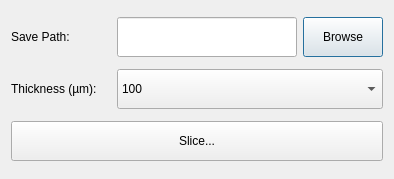
<?xml version="1.0" encoding="UTF-8"?>
<ui version="4.0">
 <class>SliceDialog</class>
 <widget class="QDialog" name="SliceDialog">
  <property name="geometry">
   <rect>
    <x>0</x>
    <y>0</y>
    <width>394</width>
    <height>179</height>
   </rect>
  </property>
  <property name="windowTitle">
   <string>Slice</string>
  </property>
  <layout class="QGridLayout" name="gridLayout">
   <item row="0" column="0">
    <widget class="QLabel" name="label">
     <property name="minimumSize">
      <size>
       <width>0</width>
       <height>40</height>
      </size>
     </property>
     <property name="toolTip">
      <string>保存路径</string>
     </property>
     <property name="text">
      <string>Save Path:</string>
     </property>
    </widget>
   </item>
   <item row="0" column="1">
    <widget class="QLineEdit" name="lineEditPath">
     <property name="minimumSize">
      <size>
       <width>0</width>
       <height>40</height>
      </size>
     </property>
     <property name="toolTip">
      <string>保存路径</string>
     </property>
     <property name="readOnly">
      <bool>true</bool>
     </property>
    </widget>
   </item>
   <item row="0" column="2">
    <widget class="QPushButton" name="BrowseButton">
     <property name="minimumSize">
      <size>
       <width>0</width>
       <height>40</height>
      </size>
     </property>
     <property name="toolTip">
      <string>浏览</string>
     </property>
     <property name="whatsThis">
      <string>Select Layout file to slice</string>
     </property>
     <property name="text">
      <string>Browse</string>
     </property>
    </widget>
   </item>
   <item row="1" column="1" colspan="2">
    <widget class="QComboBox" name="thicknesscombo">
     <property name="sizePolicy">
      <sizepolicy hsizetype="Expanding" vsizetype="Fixed">
       <horstretch>0</horstretch>
       <verstretch>0</verstretch>
      </sizepolicy>
     </property>
     <property name="minimumSize">
      <size>
       <width>0</width>
       <height>40</height>
      </size>
     </property>
     <property name="toolTip">
      <string>切片层厚选项</string>
     </property>
     <property name="whatsThis">
      <string>Select the slice thickness in microns</string>
     </property>
     <item>
      <property name="text">
       <string>100</string>
      </property>
     </item>
     <item>
      <property name="text">
       <string>50</string>
      </property>
     </item>
     <item>
      <property name="text">
       <string>20</string>
      </property>
     </item>
    </widget>
   </item>
   <item row="2" column="0" colspan="3">
    <widget class="QPushButton" name="SliceButton">
     <property name="minimumSize">
      <size>
       <width>0</width>
       <height>40</height>
      </size>
     </property>
     <property name="toolTip">
      <string>切片</string>
     </property>
     <property name="whatsThis">
      <string>Slice the layout</string>
     </property>
     <property name="text">
      <string>Slice...</string>
     </property>
    </widget>
   </item>
   <item row="1" column="0">
    <widget class="QLabel" name="label_4">
     <property name="sizePolicy">
      <sizepolicy hsizetype="Preferred" vsizetype="Preferred">
       <horstretch>0</horstretch>
       <verstretch>0</verstretch>
      </sizepolicy>
     </property>
     <property name="minimumSize">
      <size>
       <width>100</width>
       <height>40</height>
      </size>
     </property>
     <property name="toolTip">
      <string>切片厚度</string>
     </property>
     <property name="text">
      <string>Thickness (µm):</string>
     </property>
    </widget>
   </item>
  </layout>
  <zorder>label</zorder>
  <zorder>lineEditPath</zorder>
  <zorder>BrowseButton</zorder>
  <zorder>thicknesscombo</zorder>
  <zorder>SliceButton</zorder>
  <zorder>label_4</zorder>
 </widget>
 <resources/>
 <connections/>
</ui>
